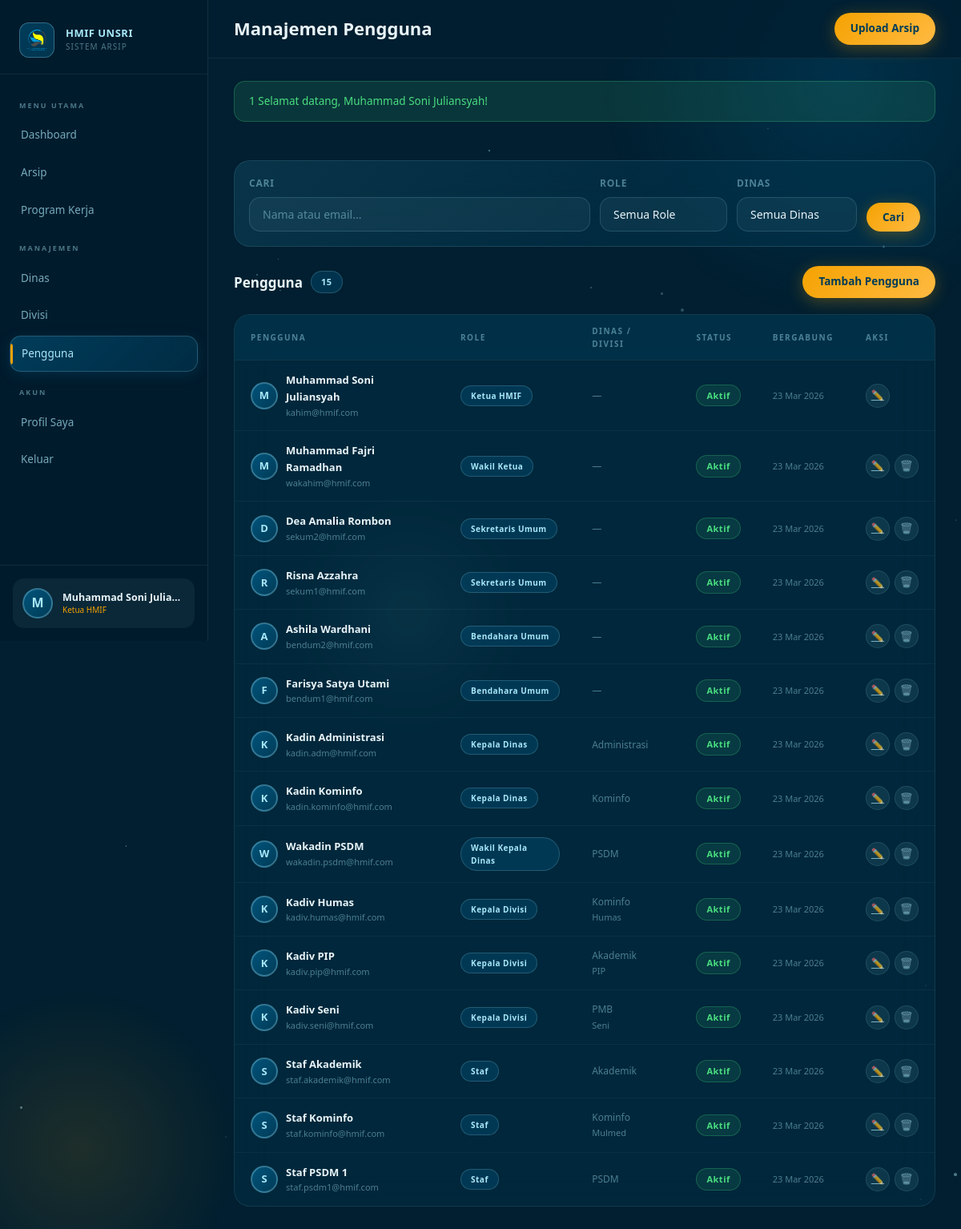
Screenshot of /users/index.php (signed in) with the database file from the repository.
### tables this page shows
CREATE TABLE users (
    id INT PRIMARY KEY AUTO_INCREMENT,
    email VARCHAR(100) UNIQUE NOT NULL,
    password VARCHAR(255) NOT NULL,
    nama_lengkap VARCHAR(100) NOT NULL,
    foto_profil VARCHAR(255) NULL,
    role ENUM('ketua','waketua','sekum','bendum','kadin','wakadin','kadiv','staf') NOT NULL,
    department_id INT NULL,
    division_id INT NULL,
    is_active TINYINT(1) DEFAULT 1,
    created_at TIMESTAMP DEFAULT CURRENT_TIMESTAMP,
    updated_at TIMESTAMP DEFAULT CURRENT_TIMESTAMP ON UPDATE CURRENT_TIMESTAMP
);

CREATE TABLE departments (
    id INT PRIMARY KEY AUTO_INCREMENT,
    nama VARCHAR(100) NOT NULL,
    kode VARCHAR(10) UNIQUE NOT NULL,
    deskripsi TEXT,
    created_at TIMESTAMP DEFAULT CURRENT_TIMESTAMP
);

CREATE TABLE divisions (
    id INT PRIMARY KEY AUTO_INCREMENT,
    nama VARCHAR(100) NOT NULL,
    department_id INT NOT NULL,
    kode VARCHAR(10) UNIQUE NOT NULL,
    deskripsi TEXT,
    created_at TIMESTAMP DEFAULT CURRENT_TIMESTAMP,
    FOREIGN KEY (department_id) REFERENCES departments(id) ON DELETE CASCADE
);

### src/middleware/auth.php (called while the page is built, shortened)
<?php
function getCurrentUser() {
    $db = getDB();
    $stmt = $db->prepare("
        SELECT u.*, d.nama as dept_nama, d.kode as dept_kode,
               dv.nama as div_nama, dv.kode as div_kode
        FROM users u
        LEFT JOIN departments d ON u.department_id = d.id
        LEFT JOIN divisions dv ON u.division_id = dv.id
        WHERE u.id = ? AND u.is_active = 1
    ");
    $stmt->execute([$_SESSION['user_id']]);
    return $stmt->fetch();
}
function isAdmin($user = null) {
    return $user && in_array($user['role'], ROLE_ADMIN);
}
function getRoleLabel($role) {
    $labels = [
        'ketua' => 'Ketua HMIF',
        'waketua' => 'Wakil Ketua',
        'sekum' => 'Sekretaris Umum',
        'bendum' => 'Bendahara Umum',
        'kadin' => 'Kepala Dinas',
        'wakadin' => 'Wakil Kepala Dinas',
        'kadiv' => 'Kepala Divisi',
        'staf' => 'Staf',
    ];
    return $labels[$role] ?? $role;
}

### src/helpers/functions.php (called while the page is built, shortened)
<?php
function sanitize($str) {
    return htmlspecialchars(trim($str), ENT_QUOTES, 'UTF-8');
}
function formatDate($datetime, $format = 'd M Y') {
    $months = ['Jan','Feb','Mar','Apr','Mei','Jun','Jul','Agu','Sep','Okt','Nov','Des'];
    $date = new DateTime($datetime);
    $result = $date->format($format);
    $result = str_replace(['Jan','Feb','Mar','Apr','May','Jun','Jul','Aug','Sep','Oct','Nov','Dec'], $months, $result);
    return $result;
}
function getFlash() {
    if (isset($_SESSION['flash'])) {
        $flash = $_SESSION['flash'];
        return $flash;
    }
    return null;
}

### users/index.php (the view, shortened to what this page needs)
<?php
$pageTitle = 'Manajemen Pengguna';
require_once __DIR__ . '/../template/header.php';
$db = getDB();
$search = trim($_GET['search']??'');
$where = ['1=1'];
$params = [];
$stmt = $db->prepare("
    SELECT u.*, d.nama as dept_nama, dv.nama as div_nama
    FROM users u
    LEFT JOIN departments d ON u.department_id = d.id
    LEFT JOIN divisions dv ON u.division_id = dv.id
    WHERE ".implode(' AND ',$where)."
    ORDER BY u.role, u.nama_lengkap
");
$stmt->execute($params);
$users = $stmt->fetchAll();
?>
<div class="page-content">
    <div class="glass-card" style="padding:18px;margin-bottom:24px" data-animate>
        <form method="GET" style="display:flex;flex-wrap:wrap;gap:12px;align-items:flex-end">
            <div style="flex:1;min-width:180px"><label class="form-label">Cari</label><input type="text" name="search" class="form-control" placeholder="Nama atau email..." value="<?= sanitize($search) ?>"></div>
            <div style="min-width:130px"><label class="form-label">Role</label>
                <select name="role" class="form-control">
                    <option value="">Semua Role</option>
                </select>
            </div>
            <div style="min-width:150px"><label class="form-label">Dinas</label>
                <select name="dept_id" class="form-control">
                    <option value="">Semua Dinas</option>
                </select>
            </div>
            <div style="display:flex;gap:8px">
                <button type="submit" class="btn btn-primary">Cari</button>
            </div>
        </form>
    </div>
    <div class="section-header" data-animate>
        <div class="section-title">Pengguna <span class="badge badge-blue"><?= count($users) ?></span></div>
        <a href="<?= APP_URL ?>/users/create.php" class="btn btn-primary">Tambah Pengguna</a>
    </div>
    <div class="table-container" data-animate>
        <table>
            <thead><tr><th>Pengguna</th><th>Role</th><th>Dinas / Divisi</th><th>Status</th><th>Bergabung</th><th>Aksi</th></tr></thead>
            <tbody>
            <?php foreach ($users as $u): ?>
            <tr>
                <td>
                    <div style="display:flex;align-items:center;gap:10px">
                        <div class="user-avatar-placeholder" style="width:34px;height:34px;font-size:13px;border-radius:50%"><?= strtoupper(substr($u['nama_lengkap'],0,1)) ?></div>
                        <div>
                            <div style="font-weight:600;color:var(--text-primary);font-size:13px"><?= sanitize($u['nama_lengkap']) ?></div>
                            <div style="font-size:11px;color:var(--text-muted)"><?= sanitize($u['email']) ?></div>
                        </div>
                    </div>
                </td>
                <td><span class="badge badge-blue" style="font-size:10px"><?= getRoleLabel($u['role']) ?></span></td>
                <td style="font-size:12px;color:var(--text-muted)">
                    <?= $u['dept_nama'] ? sanitize($u['dept_nama']) : '—' ?>
                    <?php if ($u['div_nama']): ?><br><span style="font-size:11px"><?= sanitize($u['div_nama']) ?></span><?php endif; ?>
                </td>
                <td><span class="badge <?= $u['is_active'] ? 'badge-green' : 'badge-red' ?>"><?= $u['is_active'] ? 'Aktif' : 'Nonaktif' ?></span></td>
                <td style="font-size:11px;color:var(--text-muted)"><?= formatDate($u['created_at']) ?></td>
                <td>
                    <div style="display:flex;gap:6px">
                        <a href="<?= APP_URL ?>/users/edit.php?id=<?= $u['id'] ?>" class="btn-icon" style="width:30px;height:30px;font-size:13px" data-tooltip="Edit">✏️</a>
                        <?php if ($u['id'] != $currentUser['id']): ?>
                        <button class="btn-icon" style="width:30px;height:30px;font-size:13px" data-tooltip="Hapus"
                            onclick="confirmDelete('<?= APP_URL ?>/users/delete.php?id=<?= $u['id'] ?>', '<?= sanitize($u['nama_lengkap']) ?>')">🗑️</button>
                        <?php endif; ?>
                    </div>
                </td>
            </tr>
            <?php endforeach; ?>
            </tbody>
        </table>
    </div>
</div>
<?php require_once __DIR__ . '/../template/footer.php'; ?>

### template/header.php (shortened to what this page needs)
<?php
require_once __DIR__ . '/../src/middleware/auth.php';
require_once __DIR__ . '/../src/helpers/functions.php';
$currentUser = getCurrentUser();
$flash = getFlash();
function getAvatarSrc($user) {
    return null;
}
$avatarSrc = getAvatarSrc($currentUser);
$initials = strtoupper(substr($currentUser['nama_lengkap'], 0, 1));
?>
<!DOCTYPE html>
<html lang="id">
<head>
    <link rel="stylesheet" href="<?= APP_URL ?>/public/assets/css/main.css">
</head>
<body>
<div class="bg-animated"><div class="bg-orb"></div></div>
<aside class="sidebar" id="sidebar">
    <div class="sidebar-logo">
        <div style="width:44px;height:44px;border-radius:12px;background:linear-gradient(135deg,rgba(0,83,122,0.6),rgba(1,60,88,0.8));border:1.5px solid rgba(168,232,249,0.3);display:flex;align-items:center;justify-content:center;font-size:22px;flex-shrink:0;">
            <img src="<?= APP_URL ?>/public/assets/images/logo-hmif.png" alt="Logo" style="width:30px;height:30px;">
        </div>
        <div class="sidebar-logo-text">
            <div class="org-name">HMIF UNSRI</div>
            <div class="org-sub">Sistem Arsip</div>
        </div>
    </div>
    <nav class="sidebar-nav">
        <div class="nav-section-label">Menu Utama</div>
        <a href="<?= APP_URL ?>/dashboard.php" class="nav-item <?= (basename($_SERVER['PHP_SELF']) == 'dashboard.php') ? 'active' : '' ?>">
            <span>Dashboard</span>
        </a>
        <a href="<?= APP_URL ?>/archives/index.php" class="nav-item <?= (strpos($_SERVER['PHP_SELF'], '/archives/') !== false) ? 'active' : '' ?>">
            <span>Arsip</span>
        </a>
        <a href="<?= APP_URL ?>/programs/index.php" class="nav-item <?= (strpos($_SERVER['PHP_SELF'], '/programs/') !== false) ? 'active' : '' ?>">
            <span>Program Kerja</span>
        </a>
        <?php if (isAdmin($currentUser) || isDeptManager($currentUser)): ?>
        <div class="nav-section-label">Manajemen</div>
        <a href="<?= APP_URL ?>/departments/index.php" class="nav-item <?= (strpos($_SERVER['PHP_SELF'], '/departments/') !== false) ? 'active' : '' ?>">
            <span>Dinas</span>
        </a>
        <?php if (isAdmin($currentUser)): ?>
        <a href="<?= APP_URL ?>/divisions/index.php" class="nav-item <?= (strpos($_SERVER['PHP_SELF'], '/divisions/') !== false) ? 'active' : '' ?>">
            <span>Divisi</span>
        </a>
        <a href="<?= APP_URL ?>/users/index.php" class="nav-item <?= (strpos($_SERVER['PHP_SELF'], '/users/') !== false) ? 'active' : '' ?>">
            <span>Pengguna</span>
        </a>
        <?php endif; ?>
        <?php endif; ?>
        <div class="nav-section-label">Akun</div>
        <a href="<?= APP_URL ?>/profile/index.php" class="nav-item <?= (strpos($_SERVER['PHP_SELF'], '/profile/') !== false) ? 'active' : '' ?>">
            <span>Profil Saya</span>
        </a>
        <a href="<?= APP_URL ?>/logout.php" class="nav-item" onclick="return confirm('Yakin ingin keluar?')">
            <span>Keluar</span>
        </a>
    </nav>
    <div class="sidebar-user">
        <a href="<?= APP_URL ?>/profile/index.php" class="sidebar-user-card">
            <?php if ($avatarSrc): ?>
                <img src="<?= $avatarSrc ?>" alt="Avatar" class="user-avatar">
            <?php else: ?>
                <div class="user-avatar-placeholder"><?= $initials ?></div>
            <?php endif; ?>
            <div class="flex-1" style="min-width:0">
                <div class="user-info-name"><?= sanitize($currentUser['nama_lengkap']) ?></div>
                <div class="user-info-role"><?= getRoleLabel($currentUser['role']) ?></div>
            </div>
        </a>
    </div>
</aside>
<div class="main-content">
    <header class="topbar">
        <div style="display: flex; align-items: center; gap: 16px;">
            <div>
                <div class="page-title">
                    <?= $pageTitle ?? 'Dashboard' ?>
                </div>
            </div>
        </div>
        <div class="topbar-actions">
            <?php if (!in_array($currentUser['role'], ROLE_STAFF)): ?>
            <a href="<?= APP_URL ?>/archives/upload.php" class="btn btn-primary">
                Upload Arsip
            </a>
            <?php endif; ?>
        </div>
    </header>
    <?php if ($flash): ?>
    <div class="page-content" style="padding-bottom:0">
        <div class="alert alert-<?= $flash['type'] == 'success' ? 'success' : ($flash['type'] == 'error' ? 'error' : 'info') ?>">
            <?= $flash['type'] == 'success' ? : ($flash['type'] == 'error' ? '❌' : 'ℹ️') ?>
            <?= sanitize($flash['message']) ?>
        </div>
    </div>
    <?php endif; ?>

### rows the page displays
users: nama_lengkap "M", nama_lengkap "Muhammad Soni Julia…", role "Ketua HMIF", nama_lengkap "Muhammad Soni Juliansyah", email "kahim@hmif.com", is_active "Aktif", created_at "23 Mar 2026"
users: nama_lengkap "M", nama_lengkap "Muhammad Fajri Ramadhan", email "wakahim@hmif.com", role "Wakil Ketua", is_active "Aktif", created_at "23 Mar 2026"
users: nama_lengkap "D", nama_lengkap "Dea Amalia Rombon", email "sekum2@hmif.com", role "Sekretaris Umum", is_active "Aktif", created_at "23 Mar 2026"
users: nama_lengkap "R", nama_lengkap "Risna Azzahra", email "sekum1@hmif.com", role "Sekretaris Umum", is_active "Aktif", created_at "23 Mar 2026", $u['id'] 3 (drawn)
users: nama_lengkap "A", nama_lengkap "Ashila Wardhani", email "bendum2@hmif.com", role "Bendahara Umum", is_active "Aktif", created_at "23 Mar 2026"
users: nama_lengkap "F", nama_lengkap "Farisya Satya Utami", email "bendum1@hmif.com", role "Bendahara Umum", is_active "Aktif", created_at "23 Mar 2026"
users: nama_lengkap "K", nama_lengkap "Kadin Administrasi", email "kadin.adm@hmif.com", role "Kepala Dinas", department.nama "Administrasi", is_active "Aktif", created_at "23 Mar 2026"
users: nama_lengkap "K", nama_lengkap "Kadin Kominfo", email "kadin.kominfo@hmif.com", role "Kepala Dinas", department.nama "Kominfo", is_active "Aktif", created_at "23 Mar 2026"
users: nama_lengkap "W", nama_lengkap "Wakadin PSDM", email "wakadin.psdm@hmif.com", role "Wakil Kepala Dinas", department.nama "PSDM", is_active "Aktif", created_at "23 Mar 2026"
users: nama_lengkap "K", nama_lengkap "Kadiv Humas", email "kadiv.humas@hmif.com", role "Kepala Divisi", department.nama "Kominfo", division.nama "Humas", is_active "Aktif", created_at "23 Mar 2026"
users: nama_lengkap "K", nama_lengkap "Kadiv PIP", email "kadiv.pip@hmif.com", role "Kepala Divisi", department.nama "Akademik", division.nama "PIP", is_active "Aktif", created_at "23 Mar 2026"
users: nama_lengkap "K", nama_lengkap "Kadiv Seni", email "kadiv.seni@hmif.com", role "Kepala Divisi", department.nama "PMB", division.nama "Seni", is_active "Aktif", created_at "23 Mar 2026"
users: nama_lengkap "S", nama_lengkap "Staf Akademik", email "staf.akademik@hmif.com", role "Staf", department.nama "Akademik", is_active "Aktif", created_at "23 Mar 2026"
users: nama_lengkap "S", nama_lengkap "Staf Kominfo", email "staf.kominfo@hmif.com", role "Staf", department.nama "Kominfo", division.nama "Mulmed", is_active "Aktif", created_at "23 Mar 2026"
users: nama_lengkap "S", nama_lengkap "Staf PSDM 1", email "staf.psdm1@hmif.com", role "Staf", department.nama "PSDM", is_active "Aktif", created_at "23 Mar 2026"

### other values shown
$pageTitle "Manajemen Pengguna"
$flash['message'] "Selamat datang, Muhammad Soni Juliansyah!"
count($users) "15"
